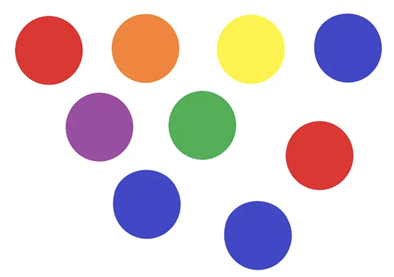
#> input picture images/circles.png, 394 x 277 px
$ python lab9.py
#> lines starting #> are read from the running program, lines starting #| are printed output that depends on the picture; after the words box and inside, x2 and y2 are one past the last pixel; in counts of white or black regions, pixels touching at a corner belong together
# Program for illustrating color image processing

import cv2
import numpy as np

image = cv2.imread('./images/circles.png')
#> image is the input picture: shape (277, 394, 3); mean B, G, R 214, 209.8, 223.2
cv2.imshow('Image', image)

hsv_img = cv2.cvtColor(image, cv2.COLOR_BGR2HSV)
#> hsv_img: shape (277, 394, 3); mean H, S, V 26.2, 51.2, 239.7

lower_range = np.array([110, 50, 50])
upper_range = np.array([130, 255, 255])

mask = cv2.inRange(hsv_img, lower_range, upper_range)
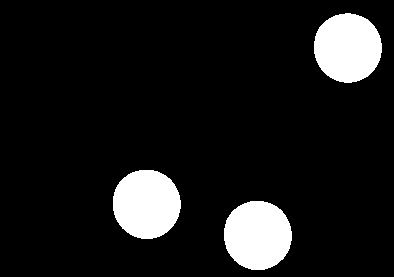
#> mask: shape (277, 394); 10.2% white; 3 white regions, box (x1, y1, x2, y2) and area: (314, 13, 382, 83) 3728, (113, 170, 181, 239) 3723, (224, 201, 292, 270) 3722
cv2.imshow('Mask', mask)


color_mask = hsv_img.copy()
color_mask[:, :, 0] = color_mask[:, :, 0] * mask
#> color_mask: shape (277, 394, 3); mean H, S, V 14, 51.2, 239.7
color_mask[:, :, 1] = color_mask[:, :, 1] * mask
#> color_mask: shape (277, 394, 3); mean H, S, V 14, 9.1, 239.7
color_mask[:, :, 2] = color_mask[:, :, 2] * mask
#> color_mask: shape (277, 394, 3); mean H, S, V 14, 9.1, 6.2

cv2.imshow('Color Mask', color_mask)


cv2.waitKey()
cv2.destroyAllWindows()
